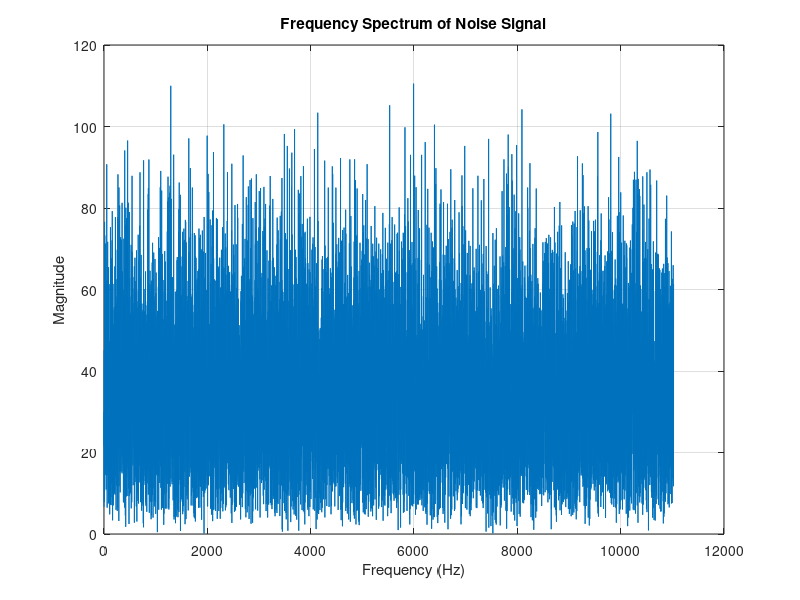

Here is the MATLAB script that generated this plot:
% Parameters
Fs = 22050;     % Sampling frequency (22050 Hz)
dur = 1;        % Duration of the noise signal in seconds

% Create a noise signal using randn (Gaussian noise)
noise_signal = randn(1, Fs * dur);  % 1 second of noise

% Normalize the signal to avoid clipping
noise_signal = noise_signal / max(abs(noise_signal));  % Normalize to the range [-1, 1]

% Open Signal Analyzer to visualize the signal spectrum (if applicable)
try
    signalAnalyzer(noise_signal, Fs);  % Try using signalAnalyzer
catch
    % If it fails, plot the spectrum manually using FFT
    N = length(noise_signal);  % Number of samples
    f = (0:N-1)*(Fs/N);  % Frequency vector
    Y = fft(noise_signal);  % Compute the FFT of the signal

    % Plot the magnitude of the FFT (frequency spectrum)
    figure;
    plot(f(1:N/2), abs(Y(1:N/2)));  % Plot the first half of the spectrum
    xlabel('Frequency (Hz)');
    ylabel('Magnitude');
    title('Frequency Spectrum of Noise Signal');
    grid on;
end

% Write the noise signal to a WAV file
audiowrite('noise_signal.wav', noise_signal, Fs);
